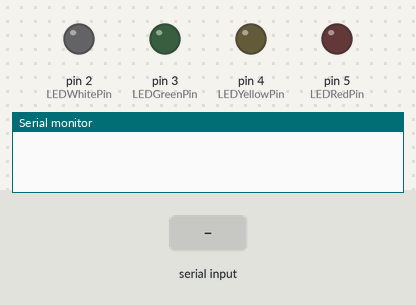
A sketch run on a simulated Arduino Uno, built with avr-gcc and run on an emulated ATmega328P. Shown: output pins drawn as LEDs (lit = HIGH), the last lines printed to the serial monitor. Inputs (shaded band) come from the test bench.

Above: at 1.2 s.
1.3 s: "r" received over Serial
At 1.6 s:
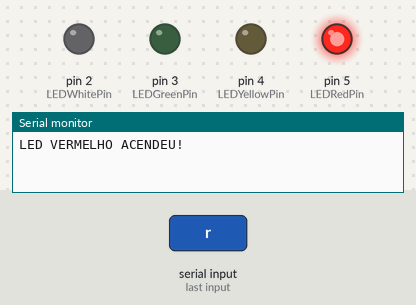
2.8 s: "y" received over Serial
At 4.0 s:
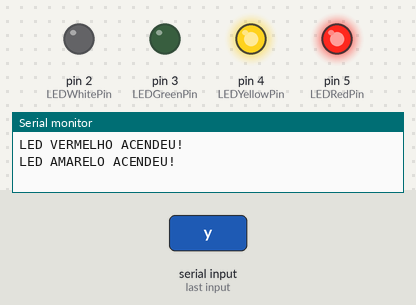
4.3 s: "g" received over Serial
At 5.1 s:
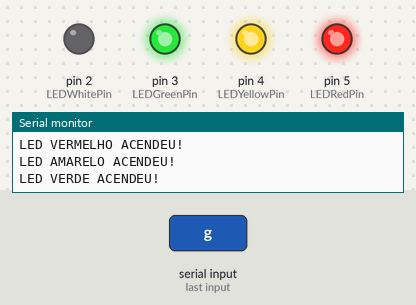
5.8 s: "w" received over Serial
At 6.3 s:
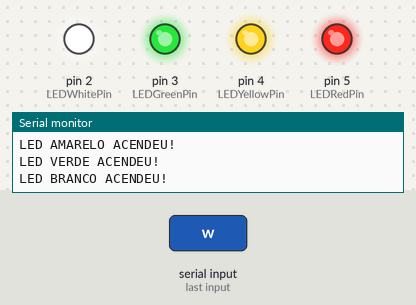
7.3 s: "r" received over Serial
At 8.5 s:
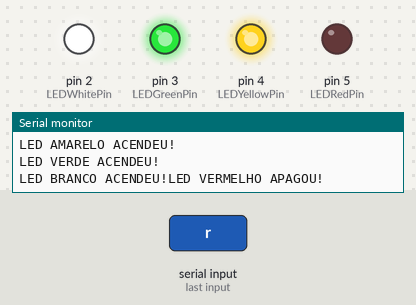
8.8 s: "y" received over Serial
At 9.7 s:
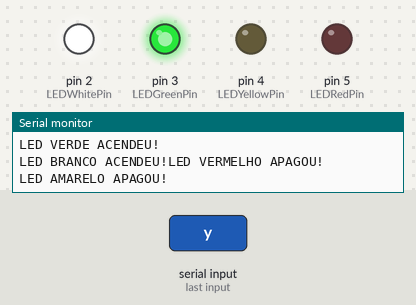
Timing chart, 0 to 11.3 s (numbered marks = the images above; inputs shaded):
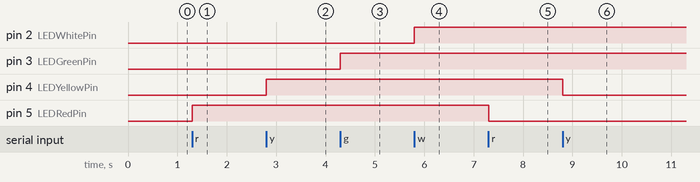

Measured:
- after the input at 1.3 s, pin 5 (LEDRedPin): LOW → HIGH at once
- after the input at 2.8 s, pin 4 (LEDYellowPin): LOW → HIGH at once
- after the input at 4.3 s, pin 3 (LEDGreenPin): LOW → HIGH at once
- after the input at 5.8 s, pin 2 (LEDWhitePin): LOW → HIGH at once
- after the input at 7.3 s, pin 5 (LEDRedPin): HIGH → LOW at once
- after the input at 8.8 s, pin 4 (LEDYellowPin): HIGH → LOW at once

The sketch:

leds_bluetooth_alerta_serial.ino
```cpp
int LEDRedPin = 5;
int LEDYellowPin = 4;
int LEDGreenPin = 3;
int LEDWhitePin = 2;

void setup() {
  Serial.begin(9600);

  pinMode(LEDRedPin, OUTPUT);
  pinMode(LEDYellowPin, OUTPUT);
  pinMode(LEDGreenPin, OUTPUT);
  pinMode(LEDWhitePin, OUTPUT);
}

// Inverte o Led passado como parametro
void toggleLED(int LEDPin) {
  digitalWrite(LEDPin, !digitalRead(LEDPin));
  if(digitalRead(LEDPin)){

  }
}

void loop() {

  if(Serial.available() > 0) {

    int inByte = Serial.read();

    switch(inByte) {
      case 'r':
      toggleLED(LEDRedPin);
      if( digitalRead( LEDRedPin ) ){ Serial.write("LED VERMELHO ACENDEU!\n"); }
      else{ Serial.write("LED VERMELHO APAGOU!\n"); }
      break;

      case 'y':
      toggleLED(LEDYellowPin);
      if( digitalRead( LEDYellowPin ) ){ Serial.write("LED AMARELO ACENDEU!\n"); }
      else{ Serial.write("LED AMARELO APAGOU!\n"); }
      break;

      case 'g':
      toggleLED(LEDGreenPin);
      if( digitalRead( LEDGreenPin ) ){ Serial.write("LED VERDE ACENDEU!\n"); }
      else{ Serial.write("LED VERDE APAGOU!\n"); }
      break;

      case 'w':
      toggleLED(LEDWhitePin);
      if( digitalRead( LEDWhitePin ) ){ Serial.write("LED BRANCO ACENDEU!"); }
      else{ Serial.write("LED BRANCO APAGOU!"); }
      break;

      default:
      digitalWrite(LEDRedPin, LOW);
      digitalWrite(LEDYellowPin, LOW);
      digitalWrite(LEDGreenPin, LOW);
      digitalWrite(LEDWhitePin, LOW);
      break;

    }
  }
}
```
